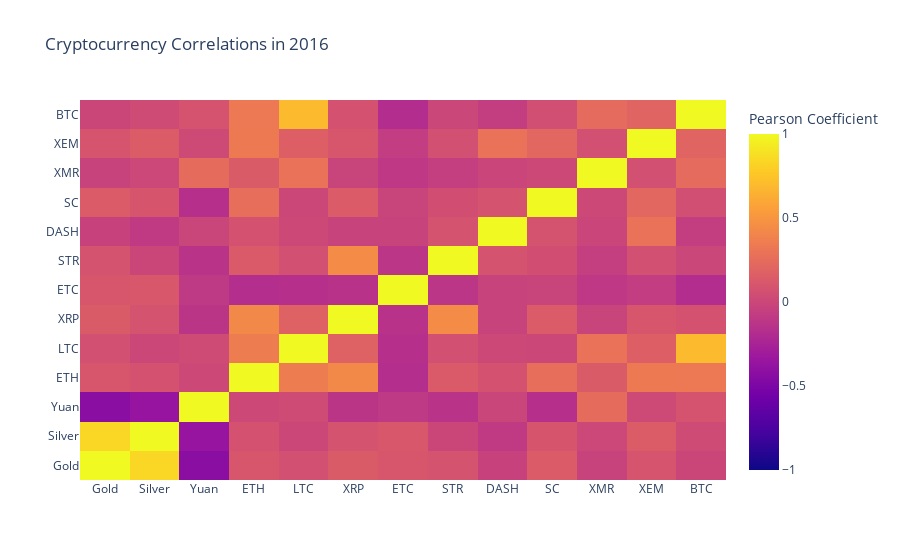

The notebook cell saved with this chart:
### Code cell
def correlation_heatmap(df, title, absolute_bounds=True):
    '''Plot a correlation heatmap for the entire dataframe'''
    heatmap = go.Heatmap(
        z=df.corr(method='pearson').as_matrix(),
        x=df.columns,
        y=df.columns,
        colorbar=dict(title='Pearson Coefficient'),
    )
    
    layout = go.Layout(title=title)
    
    if absolute_bounds:
        heatmap['zmax'] = 1.0
        heatmap['zmin'] = -1.0
        
    fig = go.Figure(data=[heatmap], layout=layout)
    py.iplot(fig)
    
correlation_heatmap(combined_df_2016.pct_change(), "Cryptocurrency Correlations in 2016")

### Figure 1 — Plotly figure (JSON) as saved in the notebook; plotly's stock layout.template omitted (floating-point values rounded to 4 significant figures; data arrays with more than 128 entries replaced by an {"elided": "..."} marker saying what was removed)
{"data": [{"colorbar": {"title": {"text": "Pearson Coefficient"}}, "type": "heatmap", "x": ["Gold", "Silver", "Yuan", "ETH", "LTC", "XRP", "ETC", "STR", "DASH", "SC", "XMR", "XEM", "BTC"], "y": ["Gold", "Silver", "Yuan", "ETH", "LTC", "XRP", "ETC", "STR", "DASH", "SC", "XMR", "XEM", "BTC"], "z": {"elided": "13x13 float values"}, "zmax": 1, "zmin": -1}], "layout": {"title": {"text": "Cryptocurrency Correlations in 2016"}}}
